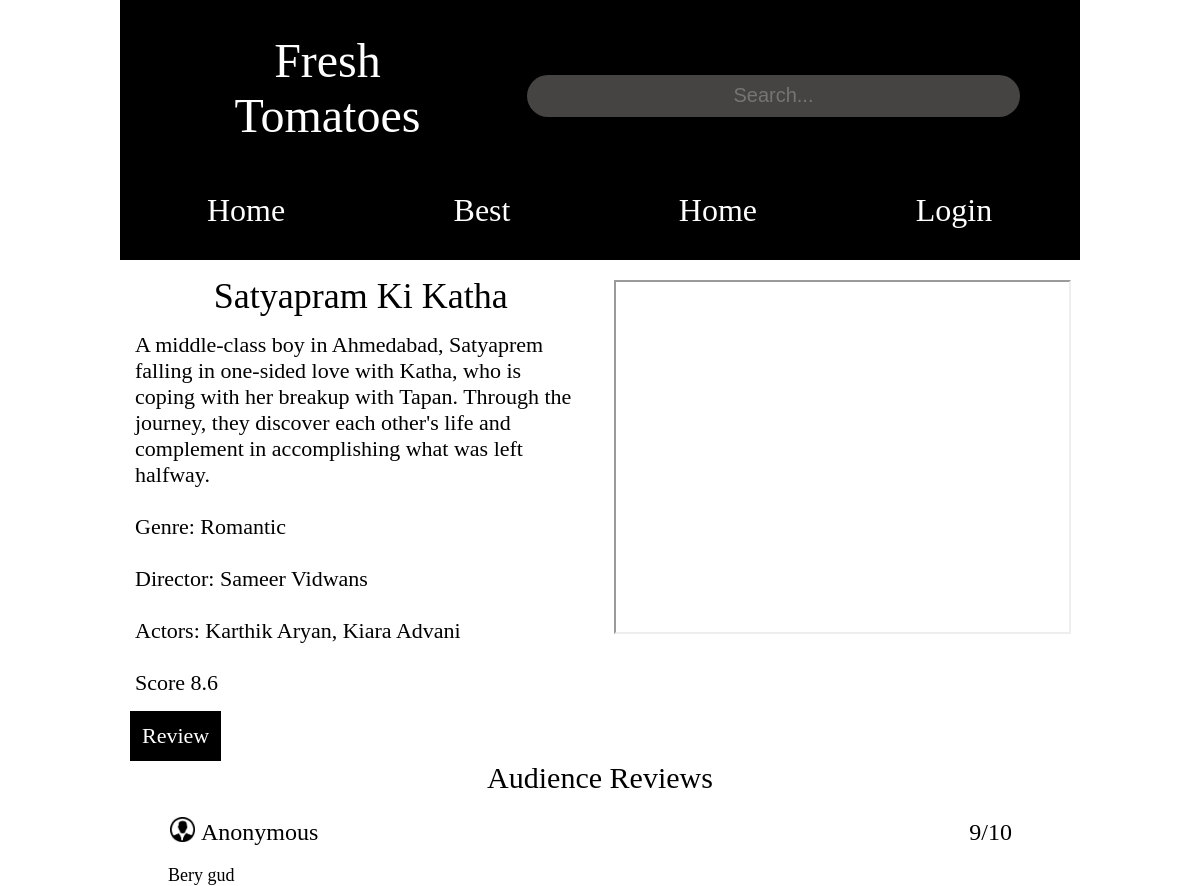
Screenshot of /review/0 with the database file from the repository.
### home/models.py (models this page shows)
class movies(models.Model):
    GENRE=(("Action","Action"),("Adventure","Adventure"),("Horror","Horror"),("Rom-Com","Rom-Com"),("Romantic","Romantic"),("Slice of life","Slice of life"),("Drama","Drama"),("Thriller","Thriller"),("Sci-fi","Sci-fi"),("Crime","Crime"),("Comedy","Comedy"),("Fantasy","Fantasy"),("Animated","Animated"))
    name=models.CharField(max_length=50)
    synopsis=models.CharField(max_length=300)
    director=models.CharField(max_length=20)
    actors=models.CharField(max_length=200)
    genre=models.CharField(max_length=20,choices=GENRE)
    rating=models.CharField(max_length=4)
    trailer=models.CharField(max_length=250)
    img=models.CharField(max_length=150)
    slug=models.SlugField(default="", null=False)
    vno=models.IntegerField(default="1")

class user_review(models.Model):
    review=models.CharField(max_length=300)
    rating=models.IntegerField()
    slug=models.IntegerField(default="0")
    vno=models.IntegerField(default="0")
    user_name=models.CharField(max_length=75,default="Anonymous")

### home/views.py (the view)
# urls.py: path('review/<slug:n>', views.review_page.as_view() , name="review"),
class review_page(View):
    def get(self,request,n=None):
        return render(request, "Review.html",context={"ctx":movies.objects.all().values()[int(n)],"reviews":user_review.objects.all().values()})

### home/templates/Review.html (shortened to what this page needs)
{% extends "base.html" %}
{%block css%}<link href="../static/CSS/Review.css" rel="stylesheet">{% endblock %}
{%block template%}
    <div class="Movie_Ratingd">
        <div>
            {{ ctx.name }}
            <div class="Ratings">
                {{ ctx.synopsis }}<br><br>
                Genre: {{ ctx.genre }}<br><br>
                Director: {{ ctx.director }}<br><br>
                Actors: {{ ctx.actors }}<br><br>
                Score {{ ctx.rating }}
            </div>
        </div>
        <div class="Movie">
            <iframe width="100%" height="100%" src="{{ ctx.trailer }}"></iframe>
        </div>
    </div>
    <div class="pc_review">
        {% if user.is_authenticated %}
            <div class="review_button">
                    <a href="{% url 'user_review_page' ctx.vno ctx.slug %}">Review</a>
            </div>
        {% else %}
            <div class="review_button">
                <a href="{% url 'login' %}">Review</a>
            </div>
        {% endif %}
    </div>
    <div class="Reviews">
        <p>Audience Reviews</p>
        {% for i in reviews %}
            {% if i.slug|add:0 == ctx.slug|add:0 and i.vno|add:0 == ctx.vno|add:0 %}
                <div class="user_info">
                    <div class="flx">
                        <div class="profile_icon"><img src="../static/Images/profile.png"></div>
                        <div class="username">{{ i.user_name }}</div>
                    </div>
                    <div class="user_rating">{{ i.rating }}/10</div>
                </div>
                <div class="Comment">
                    {{ i.review }}
                </div>
            {% endif %}
        {% endfor %}
    </div>
{% endblock %}

### home/templates/base.html (shortened to what this page needs)
<!DOCTYPE html>
<html lang="en">
<head>
    <link href="../static/CSS/base.css" rel="stylesheet">
    {%block css%}{% endblock %}
</head>
<body>
    <div class="mainbody">
    <header>
        <div class="dheader">
            <div class="logo">
                Fresh Tomatoes
            </div>
            <div class="search">
                <form method="post" action="">
                    <span class="input-container1"><input type="text" placeholder="Search..." name="movie_name" ></span>
                </form>
            </div>
        </div>
        <div class="menu1">
            <div class="buttons"><a href="{% url 'home' %}">Home</a></div>
            <div class="buttons">Best</div>
            <div class="buttons">Home</div>
            {% if user.is_authenticated %}
                <div class="buttons">
                    <a href="{% url 'logout' %}">Logout</a>
                </div>
            {% else %}
                <div class="buttons">
                    <a href="{% url 'login' %}">Login</a>
                </div>
            {% endif %}
        </div>
    </header>
    {% block template %}
    {% endblock %}
    </div>
    </body>
</body>
</html>

### home/static/CSS/base.css (style rules this page uses)
@media screen and (min-width:480px) { body { width: 80%; margin: auto; } }
@media screen and (min-width:480px) { a:link { color: white; text-decoration: none; } }
@media screen and (min-width:480px) { .logo { padding: 25px; margin-left: 40px; } }
@media screen and (min-width:480px) { .menu1 { display: flex; } }
@media screen and (min-width:480px) { .dheader { display: flex; justify-content: space-between; } }
@media screen and (min-width:480px) { header { background-color: black; color: white; text-align: center; font-size: 48px; padding: 8px; } }
@media screen and (min-width:480px) { .buttons { font-size: 32px; width: 20%; padding: 2.5%; text-align: center; } }
@media screen and (min-width:480px) { .input-container1 { margin:auto; width: 75%; justify-content: center; } }
@media screen and (min-width:480px) { form { padding: 5px; justify-content: center; margin-bottom: 18px; } }
@media screen and (min-width:480px) { .search { width:70%; margin-top: 45px; } }
@media screen and (min-width:480px) { .search input { text-align: center; background-color: rgb(70, 67, 67); width:85%; height:40px; border-radius:25px; border: none; font-size: 20px; } }

### home/static/CSS/Review.css (style rules this page uses)
@media screen and (min-width: 480px) { .Reviews { margin: 15px 0px; font-size: 32px; } }
@media screen and (min-width: 480px) { .Movie_Ratingd { display:flex; justify-content:space-between; font-size: 36px; text-align: center; margin-top: 15px; } }
@media screen and (min-width: 480px) { .Ratings { font-size: 22px; margin: 15px 15px; text-align: left; } }
@media screen and (min-width: 480px) { .Reviews p { text-align: center; font-size: 30px; margin-top: 0; margin-bottom:10px; } }
@media screen and (min-width: 480px) { .Reviews { width:90%; margin: auto; } }
@media screen and (min-width: 480px) { .Movie { height:350px; width:2000px; padding: 5px; margin: 0 8px; } }
@media screen and (min-width: 480px) { .user_info { display: flex; line-height: 55px; font-size: 24px; justify-content: space-between; margin:5px 0; } }
@media screen and (min-width: 480px) { .user_rating { margin-right: 20px; } }
@media screen and (min-width: 480px) { .profile_icon { height:25px; width:25px; padding: 2px; margin-right: 4px; } }
@media screen and (min-width: 480px) { .profile_icon img { height: 100%; width:100%; } }
@media screen and (min-width: 480px) { .Comment { font-size: 18px; } }
@media screen and (min-width: 480px) { .flx { display: flex; } }
@media screen and (min-width: 480px) { .review_button { background-color: black; width:fit-content; padding: 12px; color: white; font-size:22px ; margin-left: 10px; } }

### rows the page displays
movies: name "Satyapram Ki Katha", synopsis "A middle-class boy in Ahmedabad, Satyaprem falling in one-sided love with Katha, who is coping with her breakup with Tapan. Through the journey, they discover each other's life and complement in accomplishing what was left halfway.", genre "Romantic", director "Sameer Vidwans", actors "Karthik Aryan, Kiara Advani", rating "8.6"
user_review: slug 0 (drawn), user_name "Anonymous", rating "9", review "Bery gud"
